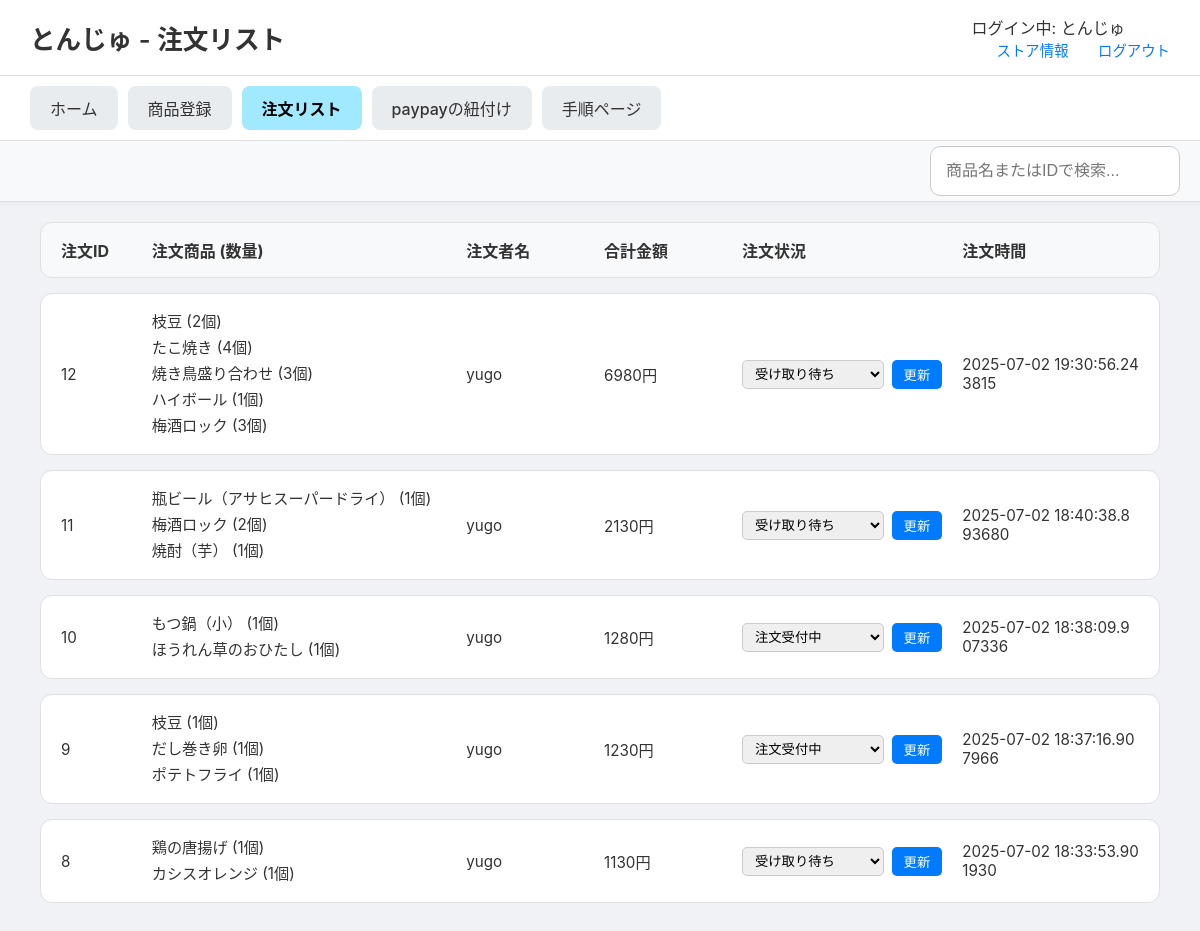
Before: /stores/order-list (signed in) with the older database file.
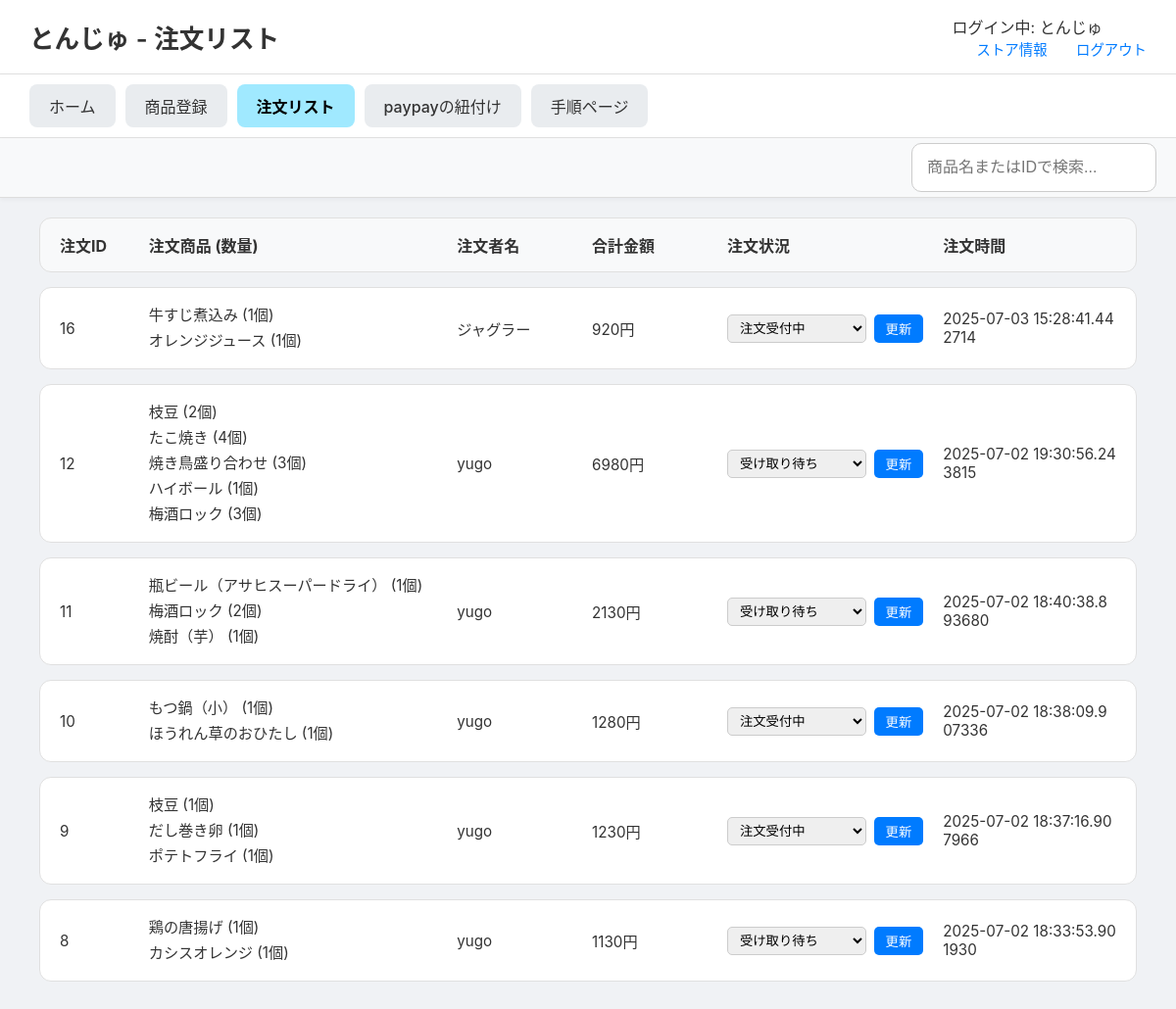
After: the same page with the newer database file.
### tables this page shows
CREATE TABLE order_items (
    order_item_id INTEGER PRIMARY KEY AUTOINCREMENT,
    order_id INTEGER NOT NULL,
    menu_id INTEGER NOT NULL,
    quantity INTEGER NOT NULL DEFAULT 1,
    price_at_order INTEGER NOT NULL, 
    FOREIGN KEY (order_id) REFERENCES orders(order_id),
    FOREIGN KEY (menu_id) REFERENCES menus(menu_id)
);

CREATE TABLE menus (
    menu_id INTEGER PRIMARY KEY AUTOINCREMENT,
    store_id INTEGER, -- NOT NULL制約を削除し、NULLを許容
    menu_name TEXT NOT NULL,
    category TEXT NOT NULL,
    price INTEGER NOT NULL,
    soldout INTEGER NOT NULL DEFAULT 0,
    FOREIGN KEY (store_id) REFERENCES store(store_id)
);

CREATE TABLE users_table (
    id INTEGER PRIMARY KEY AUTOINCREMENT,
    u_name TEXT NOT NULL,
    email TEXT UNIQUE NOT NULL,
    password_hash TEXT NOT NULL,
    created_at TIMESTAMP DEFAULT CURRENT_TIMESTAMP
);

CREATE TABLE orders (
    order_id INTEGER PRIMARY KEY AUTOINCREMENT,
    user_id INTEGER NOT NULL,
    store_id INTEGER NOT NULL,
    status TEXT DEFAULT '注文受付中' CHECK (
        status IN (
            '注文受付中', '受付完了', '商品作成中', '作成直前', '受け取り待ち', 'completed', 'canceled'
        )
    ),
    datetime DATETIME NOT NULL,
    payment_method TEXT CHECK (payment_method IN ('PayPay')),
    total_amount INTEGER NOT NULL,
    FOREIGN KEY (user_id) REFERENCES users(user_id),
    FOREIGN KEY (store_id) REFERENCES store(store_id)
);

### routes/stores_detail/stores_detail.py (the view)
@stores_detail_bp.route('/order-list')
def order_list():
    store_id = session.get('store_id')
    store_name = session.get('store_name', 'ゲスト')
    conn = get_db_connection()
    query = """
        SELECT
            o.order_id, o.datetime, o.total_amount, o.status,
            u.u_name, m.menu_name, oi.quantity, oi.price_at_order
        FROM orders AS o
        JOIN order_items AS oi ON o.order_id = oi.order_id
        JOIN menus AS m ON oi.menu_id = m.menu_id
        JOIN users_table AS u ON o.user_id = u.id
        WHERE o.store_id = ?
        ORDER BY o.datetime DESC;
    """
    orders_raw = conn.execute(query, (store_id,)).fetchall()
    conn.close()
    orders_dict = {}
    for row in orders_raw:
        order_id = row['order_id']
        if order_id not in orders_dict:
            orders_dict[order_id] = {
                'id': order_id, 'datetime': row['datetime'], 'status': row['status'],
                'user_name': row['u_name'], 'total_amount': row['total_amount'],
                'items_list': [] # ★★★ キー名を'items'から'items_list'に変更 ★★★
            }
        orders_dict[order_id]['items_list'].append({
            'name': row['menu_name'], 'quantity': row['quantity'], 'price': row['price_at_order']
        })
    orders_list = list(orders_dict.values())
    return render_template('stores_detail/order_list.html', orders=orders_list, store_name=store_name)

### routes/stores_detail/stores_detail.py (called while the page is built)
def get_db_connection():
    db_path = os.path.join(os.path.dirname(__file__), '..', '..', 'app.db')
    conn = sqlite3.connect(db_path)
    conn.row_factory = sqlite3.Row  # 行を辞書形式で取得
    return conn

### templates/stores_detail/order_list.html (shortened to what this page needs)
<!DOCTYPE html>
<html lang="ja">
<head>
    <link rel="stylesheet" href="{{ url_for('static', filename='css/stores_detail.css') }}">
</head>
<body>
    <header class="site-header">
        <h1>{{ store_name }} - 注文リスト</h1>
        <div class="header-links">
            <div class="store-name">ログイン中: {{ store_name if store_name else 'ゲスト' }}</div>
            <a href="{{ url_for('stores_detail.store_info') }}">ストア情報</a>
            <a href="{{ url_for('general.explamation') }}">ログアウト</a>
        </div>
    </header>
    <nav class="main-nav">
        <ul>
            <li><a href="{{ url_for('stores_detail.store_home') }}" >ホーム</a></li>
            <li><a href="{{ url_for('stores_detail.menu_registration') }}">商品登録</a></li>
            <li><a href="{{ url_for('stores_detail.order_list') }}" class="active">注文リスト</a></li>
            <li><a href="{{ url_for('stores_detail.paypay_linking') }}">paypayの紐付け</a></li>
            <li><a href="{{ url_for('stores_detail.procedure') }}">手順ページ</a></li>
        </ul>
    </nav>
    <div class="sub-navigation">
        <input type="search" id="order-search" placeholder="商品名またはIDで検索...">
    </div>
    <main class="main-content">
        <div class="order-list-container">
            <div class="order-header">
                <div>注文ID</div>
                <div>注文商品 (数量)</div>
                <div>注文者名</div>
                <div>合計金額</div>
                <div>注文状況</div>
                <div>注文時間</div>
            </div>
            {% for order in orders %}
            <div class="order-item">
                <div>{{ order.id }}</div>
                <div>
                    <ul>
                    {% for item in order.items_list %}
                        <li>{{ item.name }} ({{ item.quantity }}個)</li>
                    {% endfor %}
                    </ul>
                </div>
                <div>{{ order.user_name }}</div>
                <div>{{ order.total_amount }}円</div>
                <div>
                    <form action="{{ url_for('stores_detail.update_order_status', order_id=order.id) }}" method="post">
                        <select name="status">
                            {% for s in ['注文受付中', '受付完了', '商品作成中', '作成直前', '受け取り待ち'] %}
                                <option value="{{ s }}" {% if order.status == s %}selected{% endif %}>{{ s }}</option>
                            {% endfor %}
                        </select>
                        <button type="submit">更新</button>
                    </form>
                </div>
                <div>{{ order.datetime }}</div>
            </div>
            {% else %}
            <div class="order-item no-orders">
                <p>現在、新しい注文はありません。</p>
            </div>
            {% endfor %}
        </div>
    </main>
</body>
</html>

### static/css/stores_detail.css (style rules this page uses)
body { font-family: -apple-system, BlinkMacSystemFont, "Segoe UI", Roboto, "Hiragino Sans", "Noto Sans CJK JP", "Yu Gothic", sans-serif; margin: 0; background-color: #f0f2f5; color: #333; }
.site-header { display: flex; justify-content: space-between; align-items: center; padding: 15px 30px; background-color: #ffffff; border-bottom: 1px solid #e0e0e0; }
.site-header h1 { font-size: 1.6em; margin: 0; font-weight: 600; }
.header-links a { margin-left: 25px; text-decoration: none; color: #007bff; font-size: 0.9em; font-weight: 500; }
.main-nav { background-color: #ffffff; padding: 10px 30px; border-bottom: 1px solid #e0e0e0; box-shadow: 0 2px 4px rgba(0,0,0,0.05); }
.main-nav ul { display: flex; list-style: none; margin: 0; padding: 0; gap: 10px; }
.main-nav a { display: block; padding: 10px 20px; text-decoration: none; color: #333; background-color: #e9ecef; border-radius: 8px; font-weight: 500; transition: background-color 0.2s; }
.main-nav a.active { background-color: #a0e9ff; color: #000; font-weight: bold; }
.main-content { padding: 20px 40px 40px 40px; }
.order-list-container { display: flex; flex-direction: column; gap: 15px; }
.order-header, .order-item { display: grid; grid-template-columns: 0.6fr 2.5fr 1fr 1fr 1.7fr 1.5fr; gap: 20px; align-items: center; padding: 15px 20px; border: 1px solid #e0e0e0; border-radius: 12px; background-color: #ffffff; }
.order-header { background-color: #f8f9fa; font-weight: bold; color: #333; }
.order-item > div { font-size: 0.95em; color: #333; word-break: break-all; }
.order-item ul { list-style: none; padding: 0; margin: 0; }
.order-item ul li { margin-bottom: 4px; }
.order-item form { display: flex; gap: 8px; align-items: center; }
.order-item select { padding: 5px 8px; border-radius: 5px; border: 1px solid #ccc; flex-grow: 1; }
.order-item button { padding: 5px 12px; border: none; background-color: #007bff; color: white; border-radius: 5px; cursor: pointer; transition: background-color 0.2s ease; }
.sub-navigation { display: flex; justify-content: flex-start; gap: 15px; background-color: #f8f9fa; padding: 5px 20px; border-bottom: 1px solid #ddd; box-shadow: 0 2px 4px rgba(0,0,0,0.04); position: sticky; top: 0; z-index: 1000; }
.sub-navigation input[type="search"] { width: 250px; padding: 15px; font-size: 1.0em; border: 1px solid #ccc; border-radius: 10px; box-sizing: border-box; margin-left: auto; }

Changed rows visible on the page:
added order_items: id "16", name "牛すじ煮込み", quantity "1", user_name "ジャグラー", total_amount "920", status "注文受付中", datetime "2025-07-03 15:28:41.442714"
added order_items: name "オレンジジュース", quantity "1", shown under "16"
